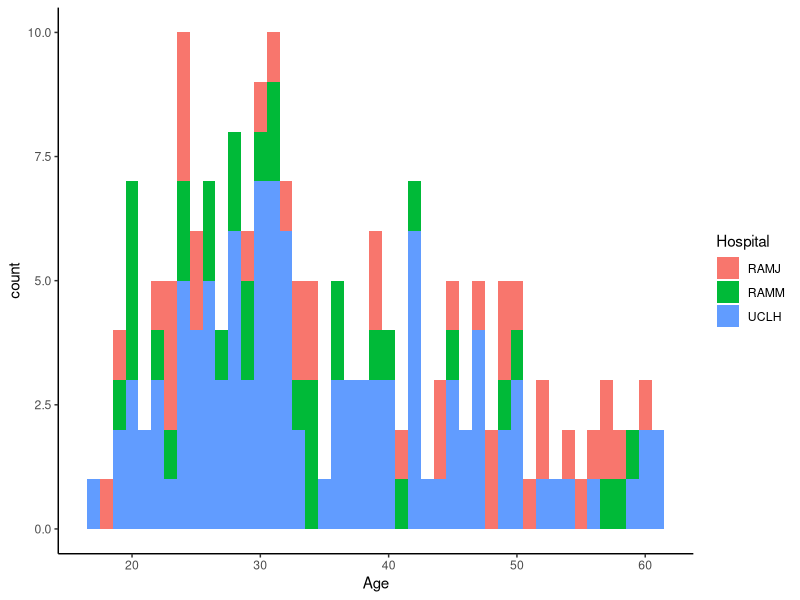
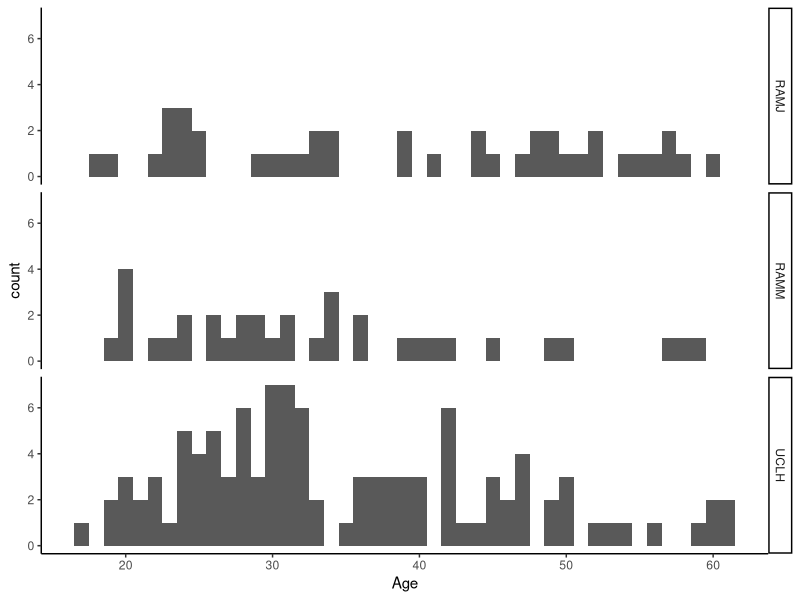
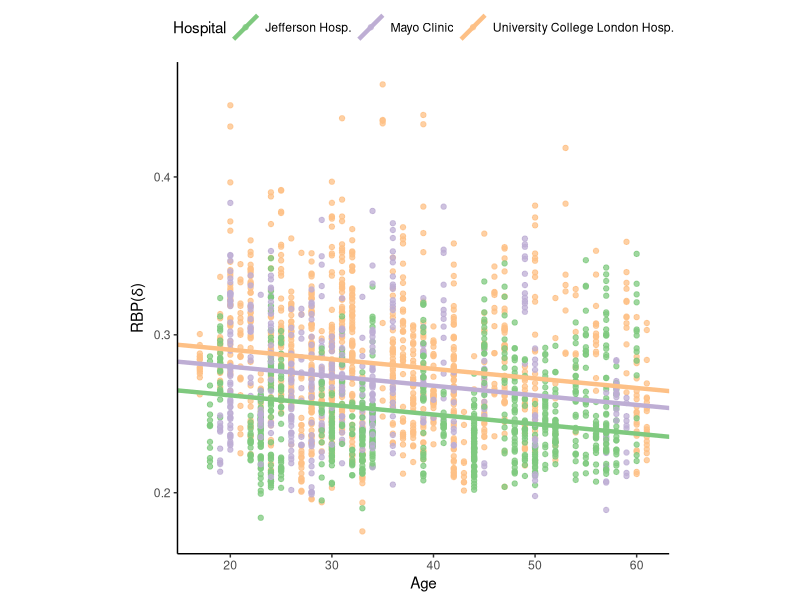
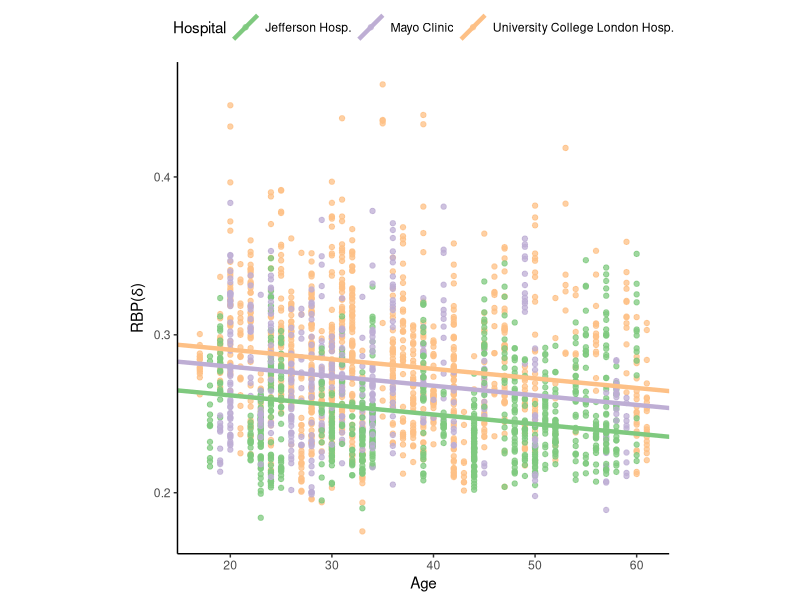

The R source for these figures, in order: (Note: this script raises an error after producing the figures.)
################################################################################

## Script to to produce figures to demonstrate effect importance visually
##
## FIGURE 3:
## Fit the age model in an example band (delta) then pull out 3 example
## hospitals (UCL, Jefferson, Mayo) to demonstrate the hospital offset
## 
## FIGURE 4:
## Fit the full model in all bands then plot fitted line for each sex to
## demonstrate lack of sex effect



#### PRELIMINARIES #############################################################

# packages
library(tidyverse)     # data frames & ggplot 
library(lme4)          # linear mixed models
library(ggeffects)     # for plotting (predict_response function)
library(RColorBrewer)  # more colour palettes
library(ggpubr)        # arranging plots
theme_set(theme_classic())

# set working directory to script location (2_analysis)
setwd(dirname(rstudioapi::getSourceEditorContext()$path))

# folder for storing results (included in all scripts with outputs -> warnings off)
dir.create("../3_output", showWarnings = F)

# data
BPdata = read.csv("../1_data/ROI1_wholebrain_RBP.csv") 

band=c("delta","theta","alpha","beta","gamma")



#### PLOTTING HOSPITAL EFFECT (FIGURE 3) #######################################

# run the age model in delta and extract regression coefficients
age_mod_del = lmer(deltaBP ~ Age + (1|Hospital), data = BPdata)
age_model_coefs = coef(age_mod_del)$Hospital %>% 
  rename(Intercept = `(Intercept)`, Slope = Age) %>% 
  rownames_to_column("Hospital")


# keeping three reasonably well populated hospitals with similar age range
ages = BPdata %>% filter(Hospital %in% c("UCLH", "RAMM","RAMJ")) %>%
  select(Pat_ID,Hospital,Age) %>%
  distinct()
# check
ggplot(aes(x=Age,fill=Hospital),data=ages) + geom_histogram(binwidth = 1)
ggplot(aes(x=Age),data=ages) + geom_histogram(binwidth = 1) + facet_grid(vars(Hospital))


# suitable data frame for plotting
# include data and model & retain only selected hospitals
# for visualisation purposes, drop singular point that is an outlier when using
# only these hospitals
hosp_effects_df = left_join(BPdata,age_model_coefs,by="Hospital") %>% 
  filter(deltaBP<0.5) %>% 
  filter(Hospital %in% c("UCLH", "RAMM","RAMJ")) %>%
  select(c(Hospital, Pat_ID, Age, Sex, Intercept, Slope, deltaBP))

# plot
hosp_effects_plot =
  ggplot(aes(x=Age, y=deltaBP, col=Hospital), data=hosp_effects_df) +
  geom_point(na.rm = T, alpha = 0.75) +
  geom_abline(aes(intercept=Intercept, slope=Slope, colour=Hospital),lwd = 1.5) +
  theme(legend.position = "top", aspect.ratio = 1) + ylab(expression("RBP("*delta*")")) +
  scale_color_manual(values = brewer.pal(3, "Accent"), labels=c("Jefferson Hosp.","Mayo Clinic","University College London Hosp."))

# view
hosp_effects_plot

#save
pdf("../3_output/hospital_effect.pdf",width=6,height = 6)
hosp_effects_plot
dev.off()


# for publication, three example icEEG segments will be shown next to the plot
# (added in Illustrator) to complete figure 3
# the below finds their subject IDs (looking for same age/sex)
hosp_vis_df %>% filter(Age==33 & Sex=="M") %>% select(Pat_ID,Hospital,Age,Sex) %>% distinct()

rm(age_model_coefs, ages, age_mod_del)


#### PLOTTING SEX EFFECT #######################################################


# run the full model in all bands and extract fitted values
for (i in 1:length(band)) {
  
  # band-specific model
  mod = formula(paste0(band[i],"BP~Age+Sex+(1|Hospital)"))
  model = lmer(mod, data = BPdata)
  
  # fitted values
  pred = predict_response(model, terms = c("Age", "Sex")) %>% rename(Age=x, Sex=group)
  
  # rename
  assign(paste0(band[i],"_pred"),pred)
  
}

rm(mod,i,pred,model,band)


# function to plot fitted line per sex overlaid on data points in one band 
sex_plot = function(RBP_band,label,pred_df) {
  ggplot(aes(y=.data[[RBP_band]],x=Age, col=Sex),data=BPdata,) +
    ylab(substitute("RBP("*label*")")) +
    geom_point(alpha=0.05, size=0.5) +
    geom_line(aes(x=Age,y=predicted,group=Sex,col=Sex),lwd=1, data=pred_df, inherit.aes = F) +
    theme(legend.position = "none", aspect.ratio = 1) +
    scale_color_manual(values=c("hotpink1","cornflowerblue"))
}


# combine to create figure for all bands with shared legend
sex_effects_plot = 
  ggarrange(sex_plot("deltaBP",delta,delta_pred),
            sex_plot("thetaBP",theta,theta_pred),
            sex_plot("alphaBP",alpha,alpha_pred),
            sex_plot("betaBP" ,beta ,beta_pred ),
            sex_plot("gammaBP",gamma,gamma_pred),
            ncol=5, nrow=1, common.legend = T,legend = "top", align = "v")

# view
sex_effects_plot

# save
pdf("../3_output/sex_effect.pdf",width = 8, height = 2)
sex_effects_plot
dev.off()
